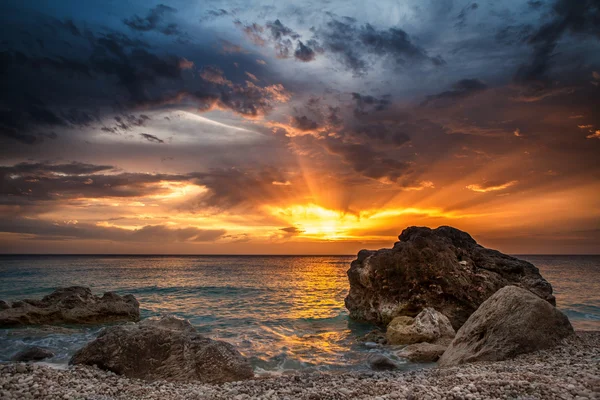
#> input picture act9/imagen.jpg, 600 x 400 px, found by its file name
$ python act9.py   (older library calls are emulated)
#> lines starting #> are read from the running program, lines starting #| are printed output that depends on the picture
import cv2
import matplotlib.pyplot as plt

# Cargar la imagen
imagen = cv2.imread('./uploads/imagen.jpg')
#> imagen is the input picture: shape (400, 600, 3); mean B, G, R 72.2, 82.3, 101.5

# Convertir a escala de grises
imagen_gris = cv2.cvtColor(imagen, cv2.COLOR_BGR2GRAY)
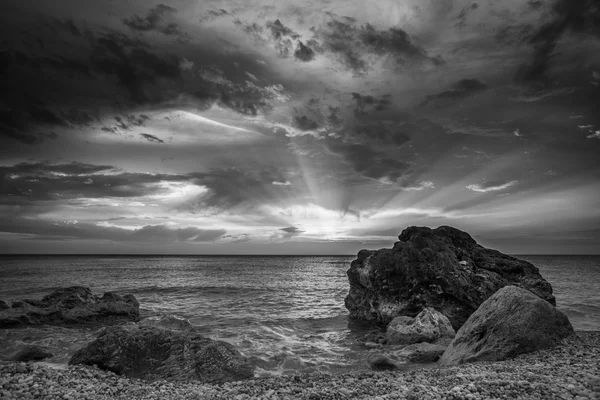
#> imagen_gris: shape (400, 600); min 0, max 250, mean 86.9

# Aplicar el operador Sobel vertical
sobel_vertical = cv2.Sobel(imagen_gris, cv2.CV_64F, 1, 0, ksize=3)
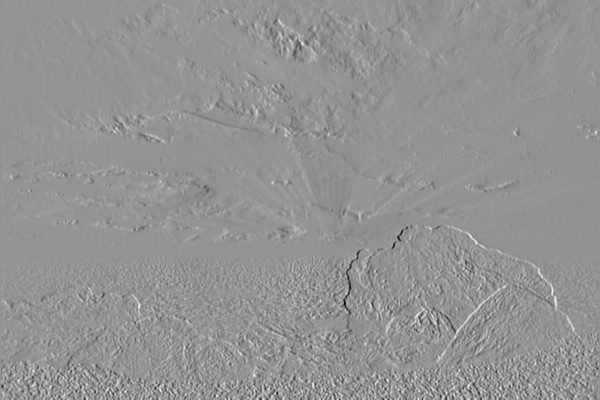
#> sobel_vertical: shape (400, 600) float64; min -558, max 410, mean 0.3; drawn with min black and max white

# Mostrar la imagen original, la imagen en escala de grises y el resultado del Sobel vertical
plt.figure(figsize=(15, 5))

plt.subplot(1, 3, 1)
plt.title('Imagen Original')
plt.imshow(cv2.cvtColor(imagen, cv2.COLOR_BGR2RGB))

plt.subplot(1, 3, 2)
plt.title('Imagen en Escala de Grises')
plt.imshow(imagen_gris, cmap='gray')

plt.subplot(1, 3, 3)
plt.title('Operador Sobel Vertical')
plt.imshow(sobel_vertical, cmap='gray')

plt.show()
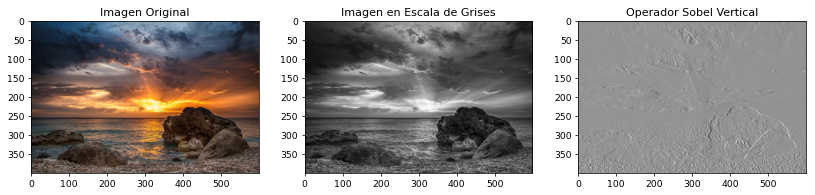
#> figure drawn by matplotlib, 3 panels

# Guardar el resultado del operador Sobel vertical
cv2.imwrite('./uploads/imagen_sobel_vertical.jpg', sobel_vertical)
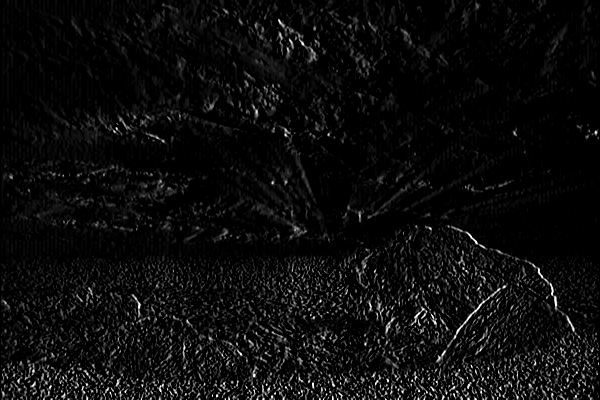
#> saved as imagen_sobel_vertical.jpg: shape (400, 600); min 0, max 255, mean 12.2
